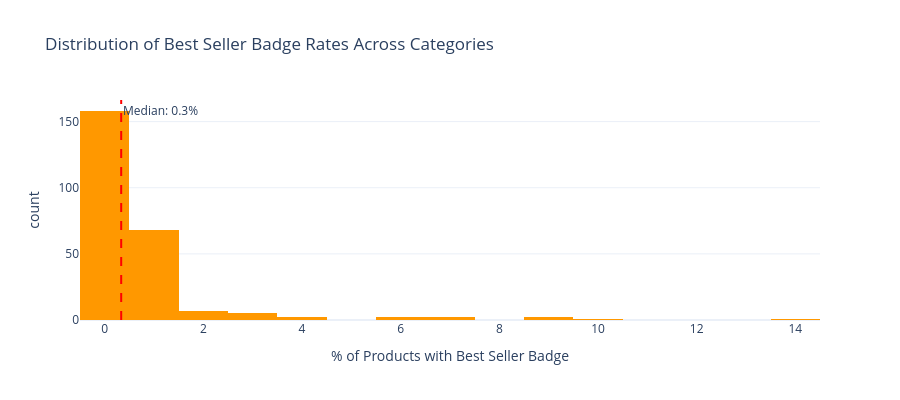

Notebook cell for this chart:
### Markdown cell above
### 5.1 — Best Seller Badge Distribution

### Code cell
fig = px.histogram(
    df_bs,
    x=BS_PCT,
    nbins=25,
    title='Distribution of Best Seller Badge Rates Across Categories',
    labels={BS_PCT: '% of Products with Best Seller Badge'},
    template=TEMPLATE,
    color_discrete_sequence=['#FF9800']
)
fig.add_vline(x=df_bs[BS_PCT].median(), line_dash='dash', line_color='red',
              annotation_text=f'Median: {df_bs[BS_PCT].median():.1f}%')
fig.update_layout(height=400)
save_chart(fig, '07_bestseller_distribution')
fig.show()

### Figure 1 — Plotly figure (JSON) as saved in the notebook; plotly's stock layout.template omitted (floating-point values rounded to 4 significant figures; data arrays with more than 128 entries replaced by an {"elided": "..."} marker saying what was removed)
{"data": [{"bingroup": "x", "hovertemplate": "% of Products with Best Seller Badge=%{x}<br>count=%{y}<extra></extra>", "legendgroup": "", "marker": {"color": "#FF9800", "pattern": {"shape": ""}}, "name": "", "nbinsx": 25, "orientation": "v", "showlegend": false, "type": "histogram", "x": {"elided": "248 float values"}, "xaxis": "x", "yaxis": "y"}], "layout": {"annotations": [{"showarrow": false, "text": "Median: 0.3%", "x": 0.335, "xanchor": "left", "xref": "x", "y": 1, "yanchor": "top", "yref": "y domain"}], "barmode": "relative", "height": 400, "legend": {"tracegroupgap": 0}, "shapes": [{"line": {"color": "red", "dash": "dash"}, "type": "line", "x0": 0.335, "x1": 0.335, "xref": "x", "y0": 0, "y1": 1, "yref": "y domain"}], "title": {"text": "Distribution of Best Seller Badge Rates Across Categories"}, "xaxis": {"anchor": "y", "domain": [0, 1], "title": {"text": "% of Products with Best Seller Badge"}}, "yaxis": {"anchor": "x", "domain": [0, 1], "title": {"text": "count"}}}}
